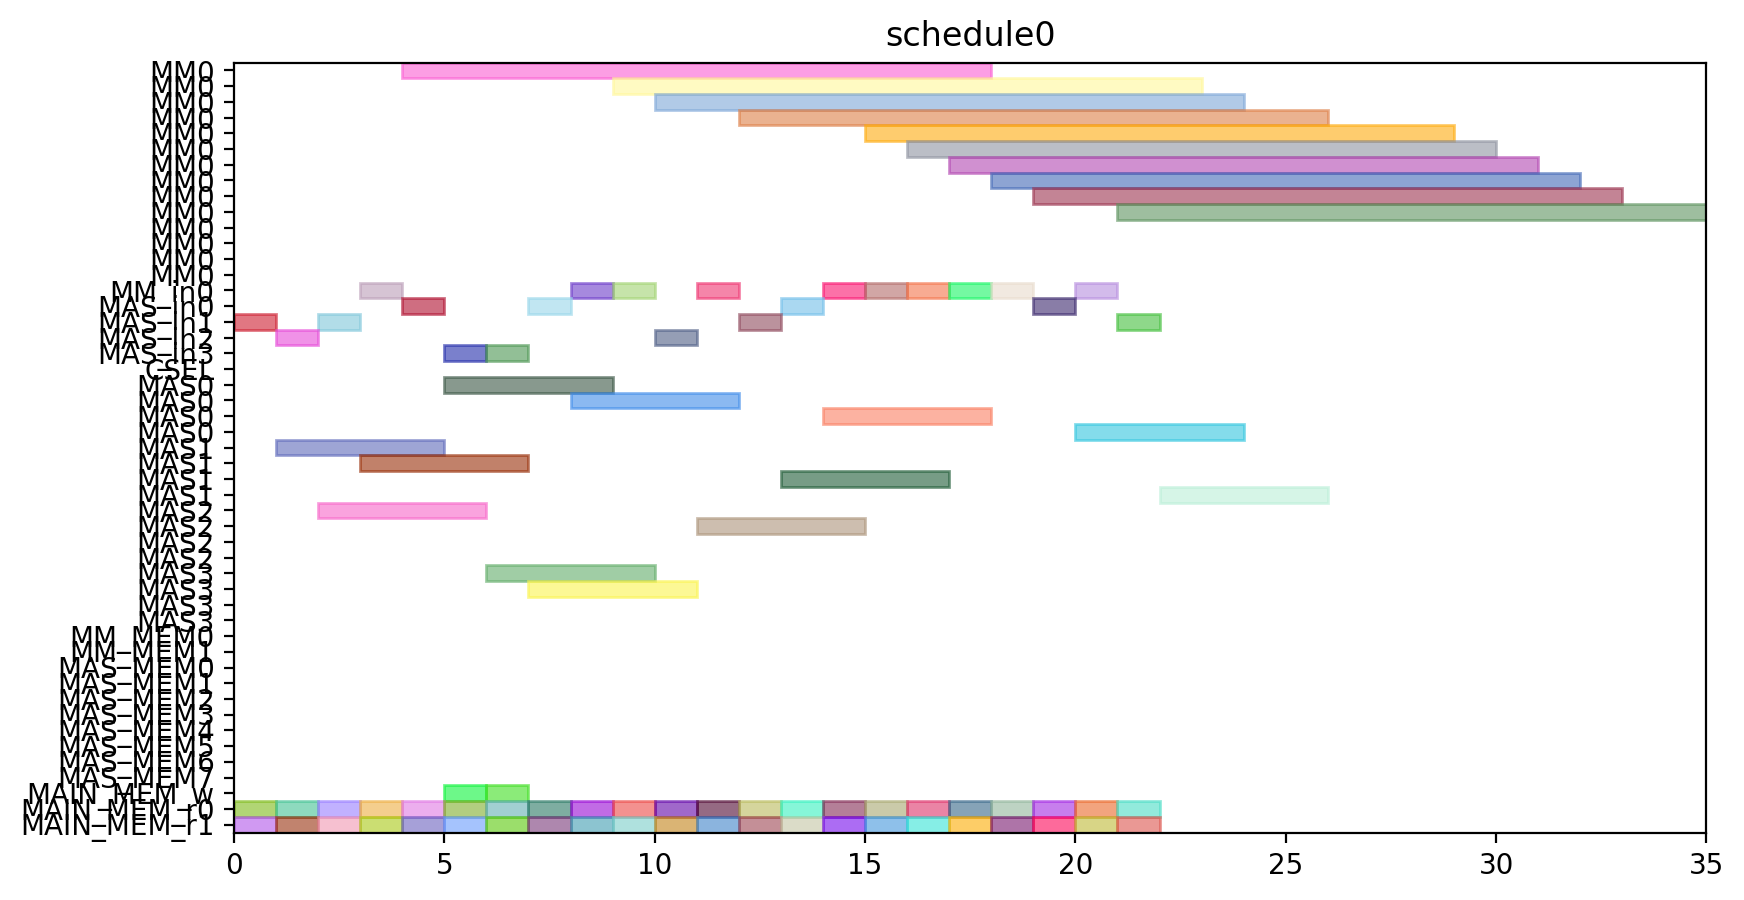

Python code for this plot:
from pyschedule import Scenario, solvers, plotters, alt


def solve():
	horizon = 120
	S = Scenario("schedule0", horizon=horizon)

	# resource
	MM = S.Resources('MM', num=1, size=14)
	MM_in = S.Resources('MM_in', num=1)
	MAS_in = S.Resources('MAS_in', num=4)
	CSEL = S.Resource('CSEL')
	MAS = S.Resources('MAS', num=4, size=4, periods=range(1, horizon))
	MM_MEM = S.Resources('MM_MEM', num=2)
	MAS_MEM = S.Resources('MAS_MEM', num=8)
	MAIN_MEM_w = S.Resource('MAIN_MEM_w', size=1)
	MAIN_MEM_r = S.Resources('MAIN_MEM_r', num=2)

	# result of previous scheduling

	# new tasks
	c10_t0 = S.Task('c10_t0', length=14, delay_cost=1)
	c10_t0 += alt(MM)
	c10_t0_in = S.Task('c10_t0_in', length=1, delay_cost=1)
	c10_t0_in += alt(MM_in)
	S += c10_t0_in*MM_in[0]<=c10_t0*MM[0]
	c10_t0_mem0 = S.Task('c10_t0_mem0', length=1, delay_cost=1)
	c10_t0_mem0 += MAIN_MEM_r[0]
	S += c10_t0_mem0 <= c10_t0

	c10_t0_mem1 = S.Task('c10_t0_mem1', length=1, delay_cost=1)
	c10_t0_mem1 += MAIN_MEM_r[1]
	S += c10_t0_mem1 <= c10_t0

	c10_t1 = S.Task('c10_t1', length=14, delay_cost=1)
	c10_t1 += alt(MM)
	c10_t1_in = S.Task('c10_t1_in', length=1, delay_cost=1)
	c10_t1_in += alt(MM_in)
	S += c10_t1_in*MM_in[0]<=c10_t1*MM[0]
	c10_t1_mem0 = S.Task('c10_t1_mem0', length=1, delay_cost=1)
	c10_t1_mem0 += MAIN_MEM_r[0]
	S += c10_t1_mem0 <= c10_t1

	c10_t1_mem1 = S.Task('c10_t1_mem1', length=1, delay_cost=1)
	c10_t1_mem1 += MAIN_MEM_r[1]
	S += c10_t1_mem1 <= c10_t1

	c10_t2 = S.Task('c10_t2', length=4, delay_cost=1)
	c10_t2 += alt(MAS)
	c10_t2_in = S.Task('c10_t2_in', length=1, delay_cost=1)
	c10_t2_in += alt(MAS_in)
	S += c10_t2_in*MAS_in[0]<=c10_t2*MAS[0]

	S += c10_t2_in*MAS_in[1]<=c10_t2*MAS[1]

	S += c10_t2_in*MAS_in[2]<=c10_t2*MAS[2]

	S += c10_t2_in*MAS_in[3]<=c10_t2*MAS[3]

	c10_t2_mem0 = S.Task('c10_t2_mem0', length=1, delay_cost=1)
	c10_t2_mem0 += MAIN_MEM_r[0]
	S += c10_t2_mem0 <= c10_t2

	c10_t2_mem1 = S.Task('c10_t2_mem1', length=1, delay_cost=1)
	c10_t2_mem1 += MAIN_MEM_r[1]
	S += c10_t2_mem1 <= c10_t2

	c10_t3 = S.Task('c10_t3', length=4, delay_cost=1)
	c10_t3 += alt(MAS)
	c10_t3_in = S.Task('c10_t3_in', length=1, delay_cost=1)
	c10_t3_in += alt(MAS_in)
	S += c10_t3_in*MAS_in[0]<=c10_t3*MAS[0]

	S += c10_t3_in*MAS_in[1]<=c10_t3*MAS[1]

	S += c10_t3_in*MAS_in[2]<=c10_t3*MAS[2]

	S += c10_t3_in*MAS_in[3]<=c10_t3*MAS[3]

	c10_t3_mem0 = S.Task('c10_t3_mem0', length=1, delay_cost=1)
	c10_t3_mem0 += MAIN_MEM_r[0]
	S += c10_t3_mem0 <= c10_t3

	c10_t3_mem1 = S.Task('c10_t3_mem1', length=1, delay_cost=1)
	c10_t3_mem1 += MAIN_MEM_r[1]
	S += c10_t3_mem1 <= c10_t3

	c20_t0 = S.Task('c20_t0', length=14, delay_cost=1)
	c20_t0 += alt(MM)
	c20_t0_in = S.Task('c20_t0_in', length=1, delay_cost=1)
	c20_t0_in += alt(MM_in)
	S += c20_t0_in*MM_in[0]<=c20_t0*MM[0]
	c20_t0_mem0 = S.Task('c20_t0_mem0', length=1, delay_cost=1)
	c20_t0_mem0 += MAIN_MEM_r[0]
	S += c20_t0_mem0 <= c20_t0

	c20_t0_mem1 = S.Task('c20_t0_mem1', length=1, delay_cost=1)
	c20_t0_mem1 += MAIN_MEM_r[1]
	S += c20_t0_mem1 <= c20_t0

	c20_t1 = S.Task('c20_t1', length=14, delay_cost=1)
	c20_t1 += alt(MM)
	c20_t1_in = S.Task('c20_t1_in', length=1, delay_cost=1)
	c20_t1_in += alt(MM_in)
	S += c20_t1_in*MM_in[0]<=c20_t1*MM[0]
	c20_t1_mem0 = S.Task('c20_t1_mem0', length=1, delay_cost=1)
	c20_t1_mem0 += MAIN_MEM_r[0]
	S += c20_t1_mem0 <= c20_t1

	c20_t1_mem1 = S.Task('c20_t1_mem1', length=1, delay_cost=1)
	c20_t1_mem1 += MAIN_MEM_r[1]
	S += c20_t1_mem1 <= c20_t1

	c20_t2 = S.Task('c20_t2', length=4, delay_cost=1)
	c20_t2 += alt(MAS)
	c20_t2_in = S.Task('c20_t2_in', length=1, delay_cost=1)
	c20_t2_in += alt(MAS_in)
	S += c20_t2_in*MAS_in[0]<=c20_t2*MAS[0]

	S += c20_t2_in*MAS_in[1]<=c20_t2*MAS[1]

	S += c20_t2_in*MAS_in[2]<=c20_t2*MAS[2]

	S += c20_t2_in*MAS_in[3]<=c20_t2*MAS[3]

	c20_t2_mem0 = S.Task('c20_t2_mem0', length=1, delay_cost=1)
	c20_t2_mem0 += MAIN_MEM_r[0]
	S += c20_t2_mem0 <= c20_t2

	c20_t2_mem1 = S.Task('c20_t2_mem1', length=1, delay_cost=1)
	c20_t2_mem1 += MAIN_MEM_r[1]
	S += c20_t2_mem1 <= c20_t2

	c20_t3 = S.Task('c20_t3', length=4, delay_cost=1)
	c20_t3 += alt(MAS)
	c20_t3_in = S.Task('c20_t3_in', length=1, delay_cost=1)
	c20_t3_in += alt(MAS_in)
	S += c20_t3_in*MAS_in[0]<=c20_t3*MAS[0]

	S += c20_t3_in*MAS_in[1]<=c20_t3*MAS[1]

	S += c20_t3_in*MAS_in[2]<=c20_t3*MAS[2]

	S += c20_t3_in*MAS_in[3]<=c20_t3*MAS[3]

	c20_t3_mem0 = S.Task('c20_t3_mem0', length=1, delay_cost=1)
	c20_t3_mem0 += MAIN_MEM_r[0]
	S += c20_t3_mem0 <= c20_t3

	c20_t3_mem1 = S.Task('c20_t3_mem1', length=1, delay_cost=1)
	c20_t3_mem1 += MAIN_MEM_r[1]
	S += c20_t3_mem1 <= c20_t3

	c01_t0 = S.Task('c01_t0', length=14, delay_cost=1)
	c01_t0 += alt(MM)
	c01_t0_in = S.Task('c01_t0_in', length=1, delay_cost=1)
	c01_t0_in += alt(MM_in)
	S += c01_t0_in*MM_in[0]<=c01_t0*MM[0]
	c01_t0_mem0 = S.Task('c01_t0_mem0', length=1, delay_cost=1)
	c01_t0_mem0 += MAIN_MEM_r[0]
	S += c01_t0_mem0 <= c01_t0

	c01_t0_mem1 = S.Task('c01_t0_mem1', length=1, delay_cost=1)
	c01_t0_mem1 += MAIN_MEM_r[1]
	S += c01_t0_mem1 <= c01_t0

	c01_t1 = S.Task('c01_t1', length=14, delay_cost=1)
	c01_t1 += alt(MM)
	c01_t1_in = S.Task('c01_t1_in', length=1, delay_cost=1)
	c01_t1_in += alt(MM_in)
	S += c01_t1_in*MM_in[0]<=c01_t1*MM[0]
	c01_t1_mem0 = S.Task('c01_t1_mem0', length=1, delay_cost=1)
	c01_t1_mem0 += MAIN_MEM_r[0]
	S += c01_t1_mem0 <= c01_t1

	c01_t1_mem1 = S.Task('c01_t1_mem1', length=1, delay_cost=1)
	c01_t1_mem1 += MAIN_MEM_r[1]
	S += c01_t1_mem1 <= c01_t1

	c01_t2 = S.Task('c01_t2', length=4, delay_cost=1)
	c01_t2 += alt(MAS)
	c01_t2_in = S.Task('c01_t2_in', length=1, delay_cost=1)
	c01_t2_in += alt(MAS_in)
	S += c01_t2_in*MAS_in[0]<=c01_t2*MAS[0]

	S += c01_t2_in*MAS_in[1]<=c01_t2*MAS[1]

	S += c01_t2_in*MAS_in[2]<=c01_t2*MAS[2]

	S += c01_t2_in*MAS_in[3]<=c01_t2*MAS[3]

	c01_t2_mem0 = S.Task('c01_t2_mem0', length=1, delay_cost=1)
	c01_t2_mem0 += MAIN_MEM_r[0]
	S += c01_t2_mem0 <= c01_t2

	c01_t2_mem1 = S.Task('c01_t2_mem1', length=1, delay_cost=1)
	c01_t2_mem1 += MAIN_MEM_r[1]
	S += c01_t2_mem1 <= c01_t2

	c01_t3 = S.Task('c01_t3', length=4, delay_cost=1)
	c01_t3 += alt(MAS)
	c01_t3_in = S.Task('c01_t3_in', length=1, delay_cost=1)
	c01_t3_in += alt(MAS_in)
	S += c01_t3_in*MAS_in[0]<=c01_t3*MAS[0]

	S += c01_t3_in*MAS_in[1]<=c01_t3*MAS[1]

	S += c01_t3_in*MAS_in[2]<=c01_t3*MAS[2]

	S += c01_t3_in*MAS_in[3]<=c01_t3*MAS[3]

	c01_t3_mem0 = S.Task('c01_t3_mem0', length=1, delay_cost=1)
	c01_t3_mem0 += MAIN_MEM_r[0]
	S += c01_t3_mem0 <= c01_t3

	c01_t3_mem1 = S.Task('c01_t3_mem1', length=1, delay_cost=1)
	c01_t3_mem1 += MAIN_MEM_r[1]
	S += c01_t3_mem1 <= c01_t3

	c11_t0 = S.Task('c11_t0', length=14, delay_cost=1)
	c11_t0 += alt(MM)
	c11_t0_in = S.Task('c11_t0_in', length=1, delay_cost=1)
	c11_t0_in += alt(MM_in)
	S += c11_t0_in*MM_in[0]<=c11_t0*MM[0]
	c11_t0_mem0 = S.Task('c11_t0_mem0', length=1, delay_cost=1)
	c11_t0_mem0 += MAIN_MEM_r[0]
	S += c11_t0_mem0 <= c11_t0

	c11_t0_mem1 = S.Task('c11_t0_mem1', length=1, delay_cost=1)
	c11_t0_mem1 += MAIN_MEM_r[1]
	S += c11_t0_mem1 <= c11_t0

	c11_t1 = S.Task('c11_t1', length=14, delay_cost=1)
	c11_t1 += alt(MM)
	c11_t1_in = S.Task('c11_t1_in', length=1, delay_cost=1)
	c11_t1_in += alt(MM_in)
	S += c11_t1_in*MM_in[0]<=c11_t1*MM[0]
	c11_t1_mem0 = S.Task('c11_t1_mem0', length=1, delay_cost=1)
	c11_t1_mem0 += MAIN_MEM_r[0]
	S += c11_t1_mem0 <= c11_t1

	c11_t1_mem1 = S.Task('c11_t1_mem1', length=1, delay_cost=1)
	c11_t1_mem1 += MAIN_MEM_r[1]
	S += c11_t1_mem1 <= c11_t1

	c11_t2 = S.Task('c11_t2', length=4, delay_cost=1)
	c11_t2 += alt(MAS)
	c11_t2_in = S.Task('c11_t2_in', length=1, delay_cost=1)
	c11_t2_in += alt(MAS_in)
	S += c11_t2_in*MAS_in[0]<=c11_t2*MAS[0]

	S += c11_t2_in*MAS_in[1]<=c11_t2*MAS[1]

	S += c11_t2_in*MAS_in[2]<=c11_t2*MAS[2]

	S += c11_t2_in*MAS_in[3]<=c11_t2*MAS[3]

	c11_t2_mem0 = S.Task('c11_t2_mem0', length=1, delay_cost=1)
	c11_t2_mem0 += MAIN_MEM_r[0]
	S += c11_t2_mem0 <= c11_t2

	c11_t2_mem1 = S.Task('c11_t2_mem1', length=1, delay_cost=1)
	c11_t2_mem1 += MAIN_MEM_r[1]
	S += c11_t2_mem1 <= c11_t2

	c11_t3 = S.Task('c11_t3', length=4, delay_cost=1)
	c11_t3 += alt(MAS)
	c11_t3_in = S.Task('c11_t3_in', length=1, delay_cost=1)
	c11_t3_in += alt(MAS_in)
	S += c11_t3_in*MAS_in[0]<=c11_t3*MAS[0]

	S += c11_t3_in*MAS_in[1]<=c11_t3*MAS[1]

	S += c11_t3_in*MAS_in[2]<=c11_t3*MAS[2]

	S += c11_t3_in*MAS_in[3]<=c11_t3*MAS[3]

	c11_t3_mem0 = S.Task('c11_t3_mem0', length=1, delay_cost=1)
	c11_t3_mem0 += MAIN_MEM_r[0]
	S += c11_t3_mem0 <= c11_t3

	c11_t3_mem1 = S.Task('c11_t3_mem1', length=1, delay_cost=1)
	c11_t3_mem1 += MAIN_MEM_r[1]
	S += c11_t3_mem1 <= c11_t3

	c21_t0 = S.Task('c21_t0', length=14, delay_cost=1)
	c21_t0 += alt(MM)
	c21_t0_in = S.Task('c21_t0_in', length=1, delay_cost=1)
	c21_t0_in += alt(MM_in)
	S += c21_t0_in*MM_in[0]<=c21_t0*MM[0]
	c21_t0_mem0 = S.Task('c21_t0_mem0', length=1, delay_cost=1)
	c21_t0_mem0 += MAIN_MEM_r[0]
	S += c21_t0_mem0 <= c21_t0

	c21_t0_mem1 = S.Task('c21_t0_mem1', length=1, delay_cost=1)
	c21_t0_mem1 += MAIN_MEM_r[1]
	S += c21_t0_mem1 <= c21_t0

	c21_t1 = S.Task('c21_t1', length=14, delay_cost=1)
	c21_t1 += alt(MM)
	c21_t1_in = S.Task('c21_t1_in', length=1, delay_cost=1)
	c21_t1_in += alt(MM_in)
	S += c21_t1_in*MM_in[0]<=c21_t1*MM[0]
	c21_t1_mem0 = S.Task('c21_t1_mem0', length=1, delay_cost=1)
	c21_t1_mem0 += MAIN_MEM_r[0]
	S += c21_t1_mem0 <= c21_t1

	c21_t1_mem1 = S.Task('c21_t1_mem1', length=1, delay_cost=1)
	c21_t1_mem1 += MAIN_MEM_r[1]
	S += c21_t1_mem1 <= c21_t1

	c21_t2 = S.Task('c21_t2', length=4, delay_cost=1)
	c21_t2 += alt(MAS)
	c21_t2_in = S.Task('c21_t2_in', length=1, delay_cost=1)
	c21_t2_in += alt(MAS_in)
	S += c21_t2_in*MAS_in[0]<=c21_t2*MAS[0]

	S += c21_t2_in*MAS_in[1]<=c21_t2*MAS[1]

	S += c21_t2_in*MAS_in[2]<=c21_t2*MAS[2]

	S += c21_t2_in*MAS_in[3]<=c21_t2*MAS[3]

	c21_t2_mem0 = S.Task('c21_t2_mem0', length=1, delay_cost=1)
	c21_t2_mem0 += MAIN_MEM_r[0]
	S += c21_t2_mem0 <= c21_t2

	c21_t2_mem1 = S.Task('c21_t2_mem1', length=1, delay_cost=1)
	c21_t2_mem1 += MAIN_MEM_r[1]
	S += c21_t2_mem1 <= c21_t2

	c21_t3 = S.Task('c21_t3', length=4, delay_cost=1)
	c21_t3 += alt(MAS)
	c21_t3_in = S.Task('c21_t3_in', length=1, delay_cost=1)
	c21_t3_in += alt(MAS_in)
	S += c21_t3_in*MAS_in[0]<=c21_t3*MAS[0]

	S += c21_t3_in*MAS_in[1]<=c21_t3*MAS[1]

	S += c21_t3_in*MAS_in[2]<=c21_t3*MAS[2]

	S += c21_t3_in*MAS_in[3]<=c21_t3*MAS[3]

	c21_t3_mem0 = S.Task('c21_t3_mem0', length=1, delay_cost=1)
	c21_t3_mem0 += MAIN_MEM_r[0]
	S += c21_t3_mem0 <= c21_t3

	c21_t3_mem1 = S.Task('c21_t3_mem1', length=1, delay_cost=1)
	c21_t3_mem1 += MAIN_MEM_r[1]
	S += c21_t3_mem1 <= c21_t3

	c000 = S.Task('c000', length=4, delay_cost=1)
	c000 += alt(MAS)
	c000_in = S.Task('c000_in', length=1, delay_cost=1)
	c000_in += alt(MAS_in)
	S += c000_in*MAS_in[0]<=c000*MAS[0]

	S += c000_in*MAS_in[1]<=c000*MAS[1]

	S += c000_in*MAS_in[2]<=c000*MAS[2]

	S += c000_in*MAS_in[3]<=c000*MAS[3]

	S += 0<c000

	c000_w = S.Task('c000_w', length=1, delay_cost=1)
	c000_w += alt(MAIN_MEM_w)
	S += c000 <= c000_w

	c000_mem0 = S.Task('c000_mem0', length=1, delay_cost=1)
	c000_mem0 += MAIN_MEM_r[0]
	S += c000_mem0 <= c000

	c000_mem1 = S.Task('c000_mem1', length=1, delay_cost=1)
	c000_mem1 += MAIN_MEM_r[1]
	S += c000_mem1 <= c000

	c001 = S.Task('c001', length=4, delay_cost=1)
	c001 += alt(MAS)
	c001_in = S.Task('c001_in', length=1, delay_cost=1)
	c001_in += alt(MAS_in)
	S += c001_in*MAS_in[0]<=c001*MAS[0]

	S += c001_in*MAS_in[1]<=c001*MAS[1]

	S += c001_in*MAS_in[2]<=c001*MAS[2]

	S += c001_in*MAS_in[3]<=c001*MAS[3]

	S += 0<c001

	c001_w = S.Task('c001_w', length=1, delay_cost=1)
	c001_w += alt(MAIN_MEM_w)
	S += c001 <= c001_w

	c001_mem0 = S.Task('c001_mem0', length=1, delay_cost=1)
	c001_mem0 += MAIN_MEM_r[0]
	S += c001_mem0 <= c001

	c001_mem1 = S.Task('c001_mem1', length=1, delay_cost=1)
	c001_mem1 += MAIN_MEM_r[1]
	S += c001_mem1 <= c001

	solvers.mip.solve(S,msg=1,kind='CPLEX',ratio_gap=1.01)

	solution = [['hoge']*len(S.solution()[1]) for i in range(len(S.solution()))]
	for i in range(len(S.solution())):
		for j in range(len(S.solution()[i])):
			solution[i][j]=str(S.solution()[i][j])
	print(solution)

	cycles = int(solution[-1][3])

	pic_file_name = "/mnt/rose/usr1/fukuda/ABE/multiRAM_multiMAS_16mux/scheduling_result/stage14MM1_stage4MAS4/FROB/schedule0.png"
	if(S.solution() != []):
		plotters.matplotlib.plot(S,img_filename=pic_file_name, show_task_labels=False, fig_size=(cycles*0.25+3, 5))

	return solution
